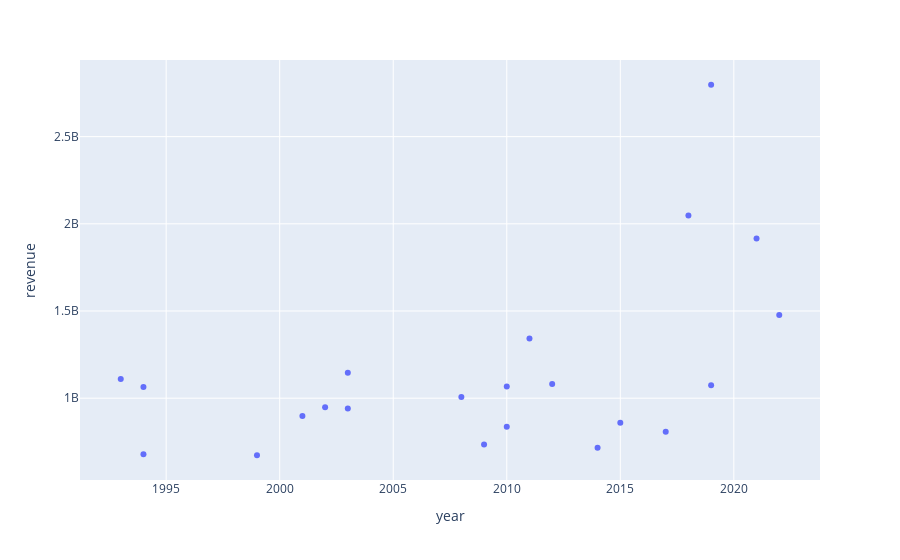

The notebook cell this image was saved under:
### Code cell
px.scatter(df_join,x='year',y='revenue')

### Figure 1 — Plotly figure (JSON) as saved in the notebook; plotly's stock layout.template omitted (floating-point values rounded to 4 significant figures)
{"data": [{"hovertemplate": "year=%{x}<br>revenue=%{y}<extra></extra>", "legendgroup": "", "marker": {"color": "#636efa", "symbol": "circle"}, "mode": "markers", "name": "", "orientation": "v", "showlegend": false, "type": "scatter", "x": [2008, 2003, 2001, 1994, 2010, 2002, 2014, 1994, 2018, 2012, 2022, 2019, 2017, 2019, 2010, 2009, 2021, 1999, 1993, 2003, 2015, 2011], "xaxis": "x", "y": [1006234167, 1146436214, 898146964, 678226465, 836848102, 947896241, 716218351, 1063611805, 2048359754, 1081153097, 1476420739, 1074445730, 807817888, 2797501328, 1066970811, 735099102, 1916044248, 672806432, 1109802321, 940352645, 858848019, 1342359942], "yaxis": "y"}], "layout": {"legend": {"tracegroupgap": 0}, "margin": {"t": 60}, "xaxis": {"anchor": "y", "domain": [0, 1], "title": {"text": "year"}}, "yaxis": {"anchor": "x", "domain": [0, 1], "title": {"text": "revenue"}}}}
